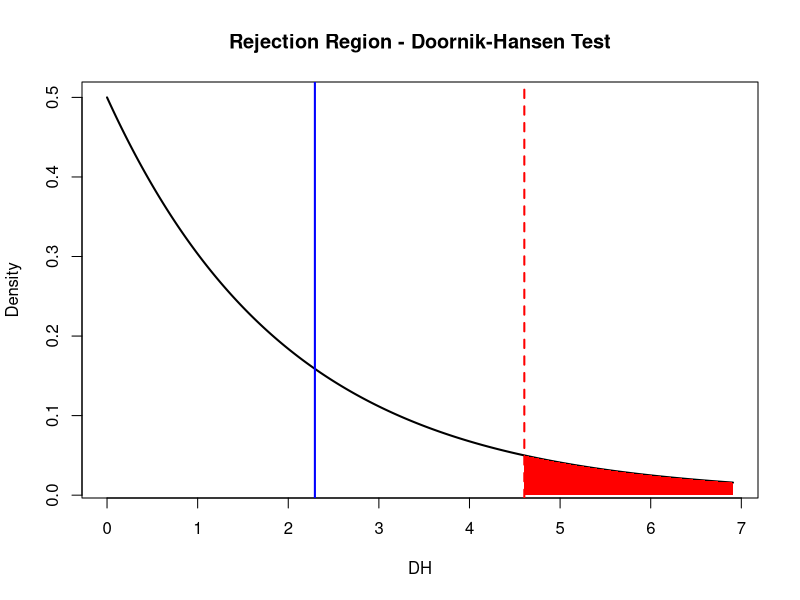

Write R code to recreate this figure.
## ---- chunk 1
    data(mtcars) 
    tail(mtcars)
    dim(mtcars)
## ---- chunk 2
    X <- as.matrix(mtcars[, c("mpg", "disp", "hp", "wt", "qsec", "drat")])
    n <- 32
    p <- 6 
    I <- diag(n)
    Jn <- matrix(1, nrow = n, ncol = n) 
    Xc <- (I - 1/n*Jn)%*%X
    XcT <- t(Xc)
    S <- 1/(n-1) * (XcT%*%Xc)
    # This is the easiest way. However we do it, as before because is better to understand.
    SAuto <- cov(X)

    if (isTRUE(all.equal(S, SAuto))) {
        print("We got the same results")
    }
## ---- chunk 3
    SInvert = solve(S)
    M = Xc%*%SInvert%*%XcT
## ---- chunk 4
    b1p <- 0

    for (i in 1:nrow(M)) {
        for (j in 1:ncol(M)) {
            
            element <- (1/(n^2)) * (M[i, j])^3
            
            b1p <- b1p + element
            
        }
    }
## ---- chunk 5
    EAS <- (n/6 * b1p)
    df_skew <- (p*(p+1)*(p+2))/6

    Z1 <- (EAS - df_skew) / sqrt(2*df_skew)
## ---- chunk 6
    b2p <- (1/n) * sum(diag(M)^2)
    Z2 <- (b2p - p*(p+2))/sqrt(8*p*(p+2)/n)
## ---- chunk 7
 DH = Z1^2 + Z2^2
## ---- chunk 8
    df <-2 
    alpha<-0.1
    crit <- qchisq(1 - alpha, df)

    x <- seq(0, max(DH, crit)*1.5, length=1000)
    y <- dchisq(x, df)

    plot(x, y, type="l", lwd=2, main="Rejection Region - Doornik-Hansen Test", xlab="DH", ylab="Density")

    x_rej <- seq(crit, max(x), length=500)
    y_rej <- dchisq(x_rej, df)

    polygon(c(crit, x_rej, max(x)), c(0, y_rej, 0), col="red", border=NA)

    abline(v=crit, col="red", lwd=2, lty=2)
    abline(v=DH, col="blue", lwd=2)
